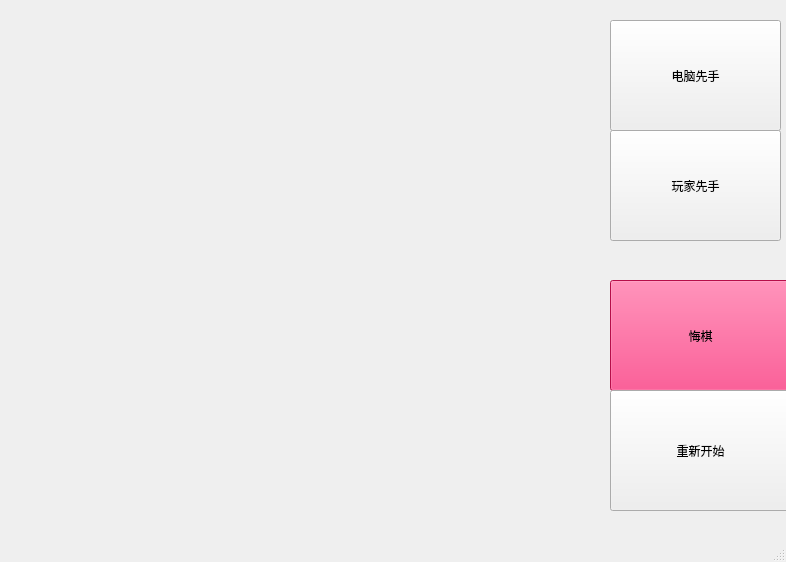
<?xml version="1.0" encoding="UTF-8"?>
<ui version="4.0">
 <class>MainWindow</class>
 <widget class="QMainWindow" name="MainWindow">
  <property name="geometry">
   <rect>
    <x>0</x>
    <y>0</y>
    <width>786</width>
    <height>562</height>
   </rect>
  </property>
  <property name="windowTitle">
   <string>MainWindow</string>
  </property>
  <widget class="QWidget" name="centralwidget">
   <property name="contextMenuPolicy">
    <enum>Qt::ContextMenuPolicy::NoContextMenu</enum>
   </property>
   <widget class="QPushButton" name="buttonUndo">
    <property name="geometry">
     <rect>
      <x>610</x>
      <y>280</y>
      <width>181</width>
      <height>111</height>
     </rect>
    </property>
    <property name="styleSheet">
     <string notr="true">background-color: rgb(255, 19, 102);</string>
    </property>
    <property name="text">
     <string>悔棋</string>
    </property>
    <property name="autoDefault">
     <bool>false</bool>
    </property>
   </widget>
   <widget class="QPushButton" name="buttonReset">
    <property name="geometry">
     <rect>
      <x>610</x>
      <y>390</y>
      <width>181</width>
      <height>121</height>
     </rect>
    </property>
    <property name="text">
     <string>重新开始</string>
    </property>
   </widget>
   <widget class="QPushButton" name="buttonAIFirst">
    <property name="geometry">
     <rect>
      <x>610</x>
      <y>20</y>
      <width>171</width>
      <height>111</height>
     </rect>
    </property>
    <property name="text">
     <string>电脑先手</string>
    </property>
   </widget>
   <widget class="QPushButton" name="buttonUserFirst">
    <property name="geometry">
     <rect>
      <x>610</x>
      <y>130</y>
      <width>171</width>
      <height>111</height>
     </rect>
    </property>
    <property name="text">
     <string>玩家先手</string>
    </property>
   </widget>
  </widget>
  <widget class="QMenuBar" name="menubar">
   <property name="geometry">
    <rect>
     <x>0</x>
     <y>0</y>
     <width>786</width>
     <height>25</height>
    </rect>
   </property>
  </widget>
  <widget class="QStatusBar" name="statusbar"/>
 </widget>
 <resources/>
 <connections/>
</ui>
